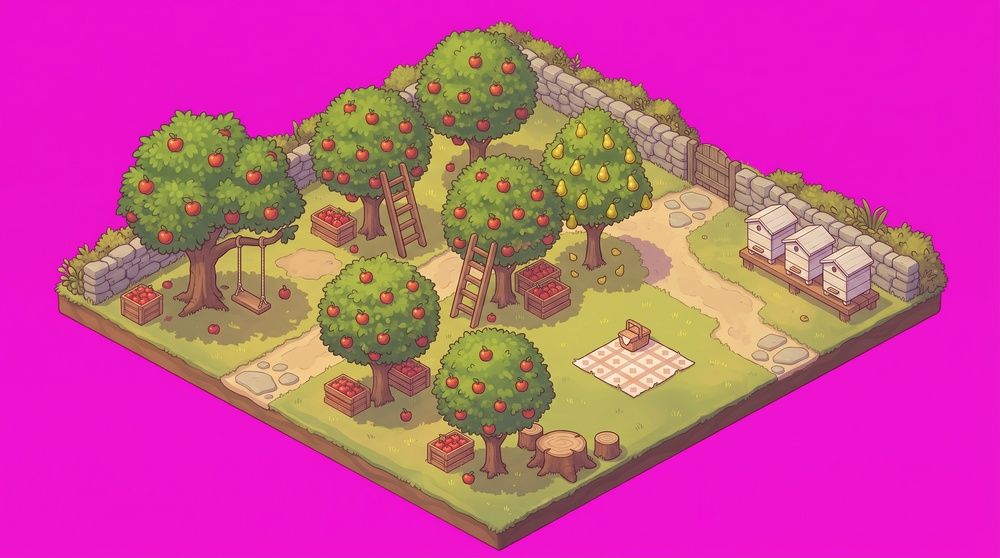
#> input picture Gemini_Generated_Image_iqhzf3iqhzf3iqhz.jpeg, 1000 x 558 px, shrunk from 2752 x 1536 before the run
$ python decliff.py ../Gemini_Generated_Image_iqhzf3iqhzf3iqhz.jpeg ../5867193b-b2b1-4a1e-a26a-95fc4178c42d.jpeg 5
#> lines starting #> are read from the running program, lines starting #| are printed output that depends on the picture; after the words box and inside, x2 and y2 are one past the last pixel; in counts of white or black regions, pixels touching at a corner belong together
"""Take the soil edge off the bottom of a plot picture, so the plot sits flat on
the world's ground instead of floating like a block.

Usage:
    python tools/decliff.py <in.webp> <out.webp> <edge_px>

edge_px is how tall the soil edge is in the picture (measure it once: it is the
same all along the front of a plot). In every column, the bottom edge_px pixels
of the picture (its lowest run, the plot's front) are made see-through, unless
they are leaves (a tree hanging over the edge), and the new edge fades out over
a few pixels. Higher runs are left alone: a gap between leaves is not an edge.
"""
import sys

import numpy as np
from PIL import Image

src, out, edge = sys.argv[1], sys.argv[2], int(sys.argv[3])
FADE = 6
im = Image.open(src).convert('RGBA')
px = np.asarray(im).astype(float)
alpha = px[..., 3].copy()
#> alpha: shape (558, 1000) float64; every value is 255
hsv = np.asarray(im.convert('RGB').convert('HSV')).astype(float)
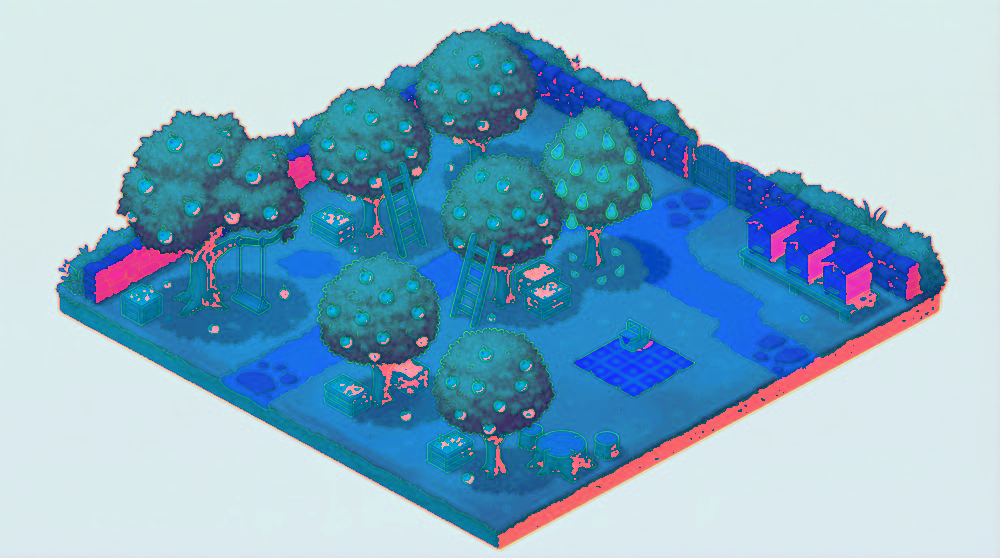
#> hsv: shape (558, 1000, 3) float64; mean R, G, B 136.4, 177.3, 201.4
hue, sat = hsv[..., 0] * 360 / 255, hsv[..., 1] / 255
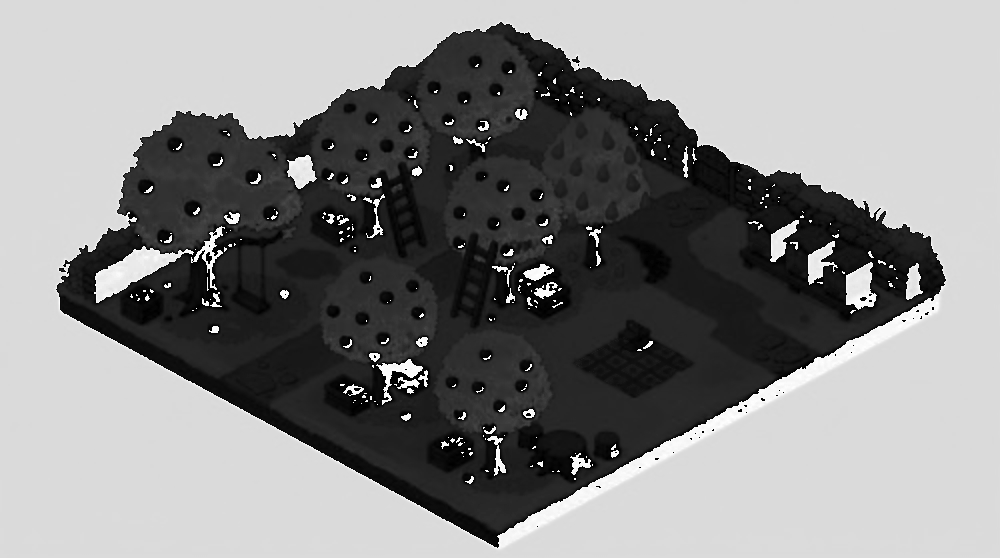
#> hue: shape (558, 1000) float64; min 0, max 358.6, mean 192.6; drawn with min black and max white
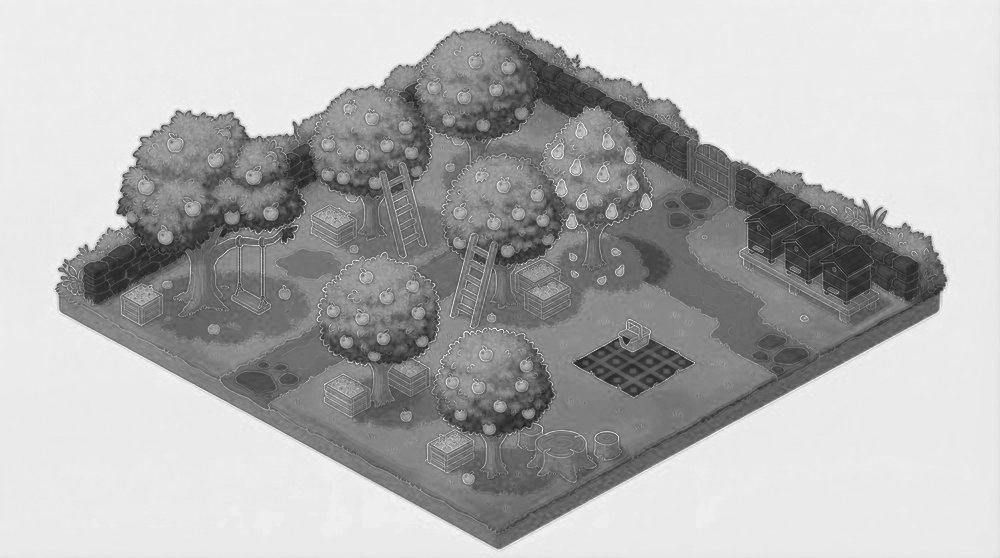
#> sat: shape (558, 1000) float64; min 0.0902, max 1, mean 0.695
leafy = (hue > 55) & (hue < 160) & (sat > 0.3)
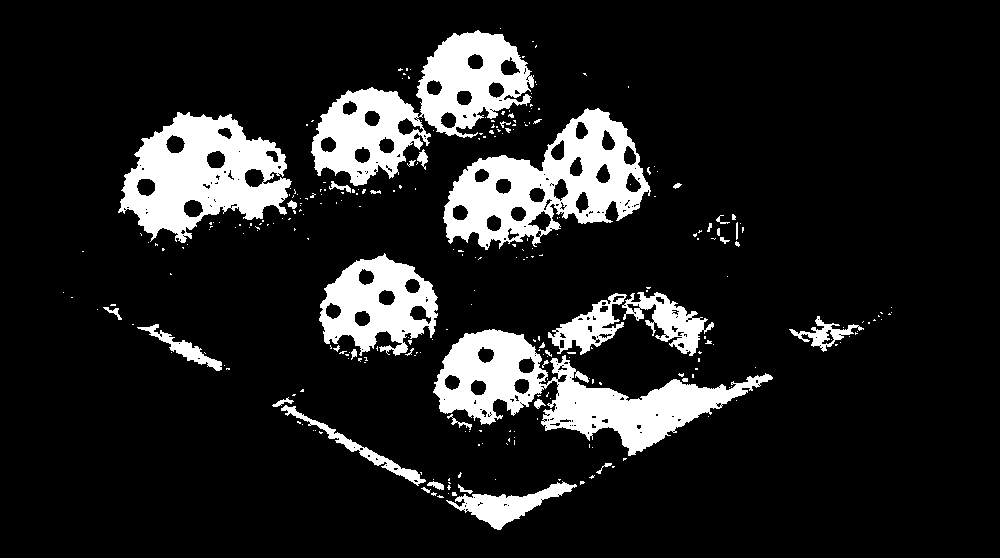
#> leafy: shape (558, 1000) bool; 13.1% white; 282 white regions (242 under 20 px), largest, box (x1, y1, x2, y2) and area: (433, 329, 773, 456) 14824, (311, 30, 534, 186) 13635, (443, 108, 651, 250) 13364
height, width = alpha.shape
#> height = 558; width = 1000
solid = alpha > 30
#> solid: shape (558, 1000) bool; every value is 1
for x in range(width):
    ys = np.nonzero(solid[:, x])[0]
    if not len(ys):
        continue
    y = ys[-1]
    top = max(0, y - edge + 1)
    if leafy[max(top, y - 12):y + 1, x].mean() < 0.5:
        alpha[top:y + 1, x] = 0
        for k in range(1, FADE + 1):  # a soft new edge
            if top - k >= 0:
                alpha[top - k, x] *= k / (FADE + 1)
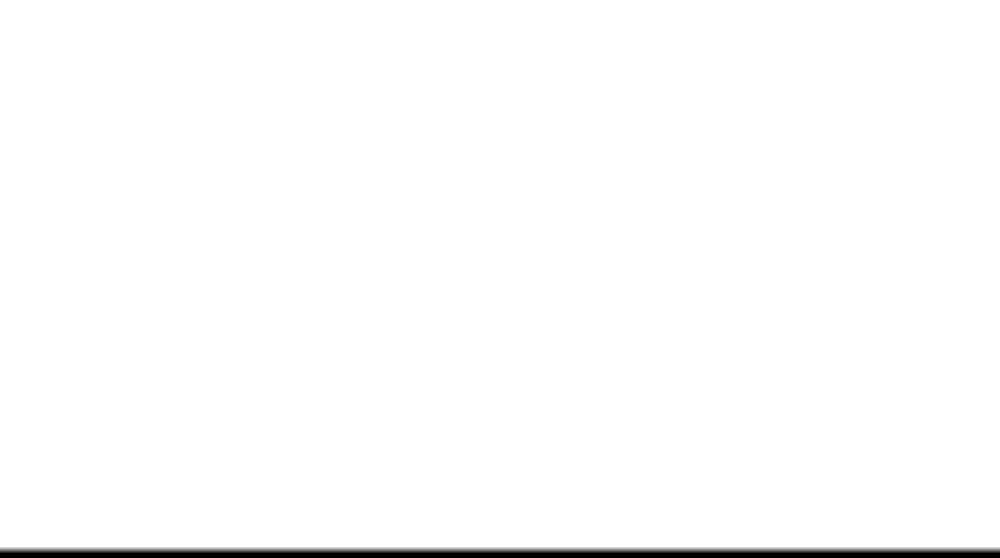
#> alpha: shape (558, 1000) float64; min 0, max 255, mean 251.3
px[..., 3] = alpha
Image.fromarray(px.astype(np.uint8), 'RGBA').save(out, quality=88, alpha_quality=95, method=6)
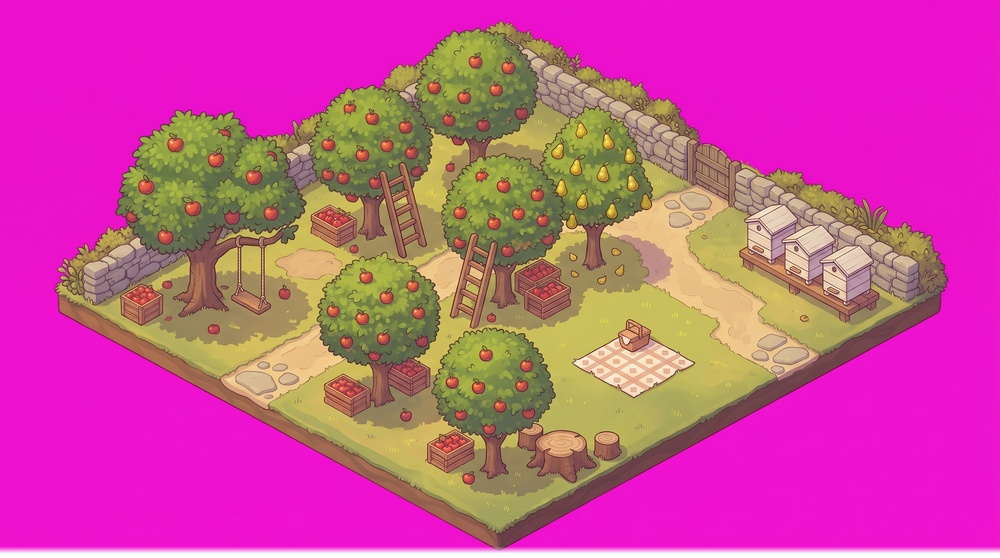
#> saved as 5867193b-b2b1-4a1e-a26a-95fc4178c42d.jpeg: PIL image 1000x558 RGBA; mean R, G, B, A 200.2, 76.3, 149.9, 251.3; transparent parts drawn white
print(out)

$ run again, on Gemini_Generated_Image_kzn4htkzn4htkzn4.jpeg
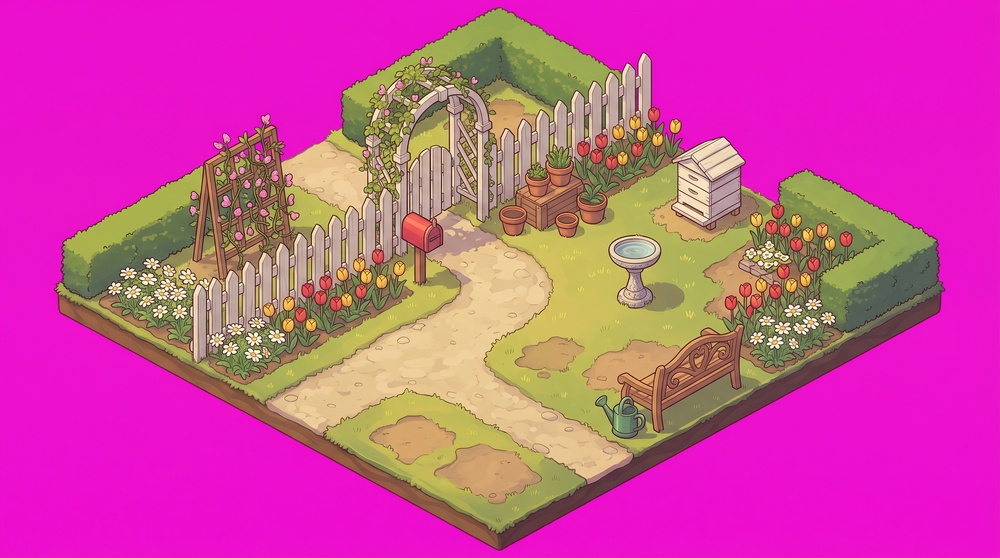
#> input picture Gemini_Generated_Image_kzn4htkzn4htkzn4.jpeg, 1000 x 558 px, shrunk from 2752 x 1536 before the run
#> `leafy = (hue > 55) & (hue < 160) & (sat > 0.3)`:
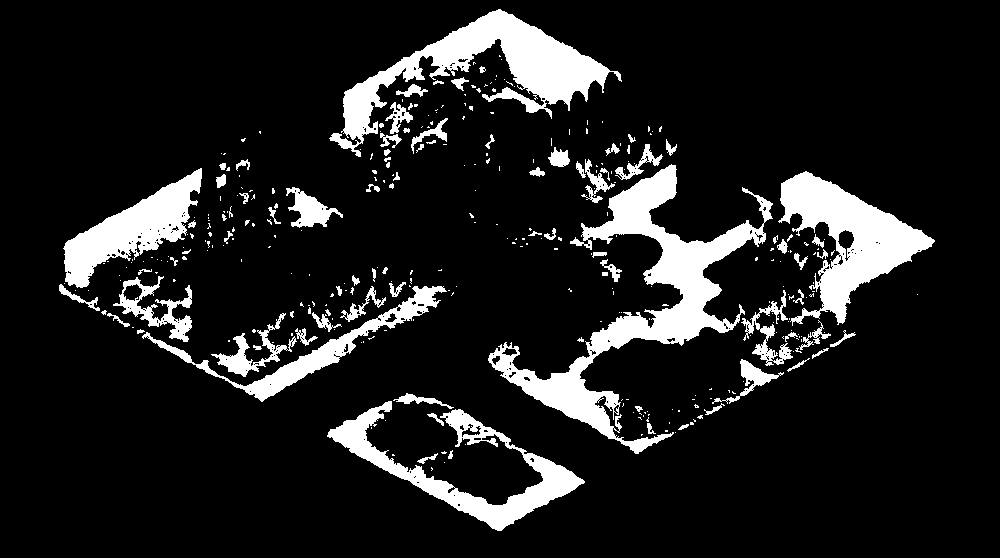
#> leafy: shape (558, 1000) bool; 12.2% white; 341 white regions (253 under 20 px), largest, box (x1, y1, x2, y2) and area: (488, 164, 773, 454) 16276, (329, 9, 622, 157) 11427, (778, 171, 935, 326) 9428
#> solid: shape (558, 1000) bool; every value is 1
#> `Image.fromarray(px.astype(np.uint8), 'RGBA').save(out, quality=88, alp..`:
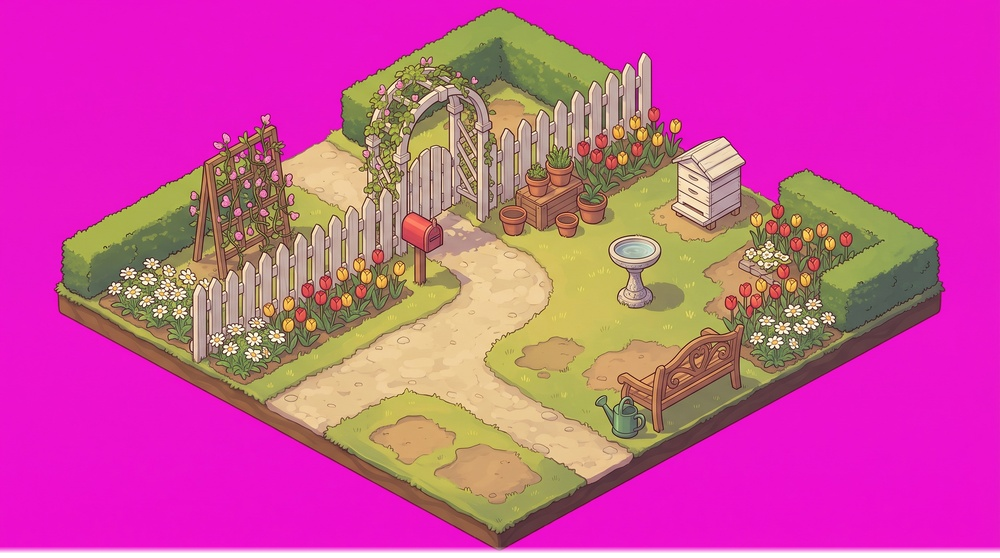
#> saved as Gemini_Generated_Image_kzn4htkzn4htkzn4.jpeg: PIL image 1000x558 RGBA; mean R, G, B, A 202.8, 77.3, 154.3, 251.3; transparent parts drawn white

$ run again, on Gemini_Generated_Image_og0f7zog0f7zog0f.jpeg
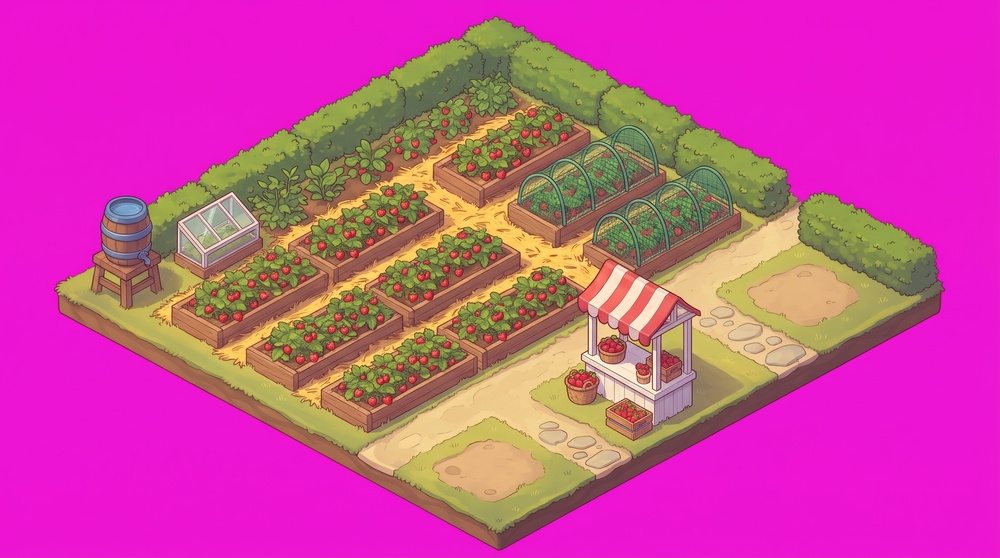
#> input picture Gemini_Generated_Image_og0f7zog0f7zog0f.jpeg, 1000 x 558 px, shrunk from 2752 x 1536 before the run
#> `leafy = (hue > 55) & (hue < 160) & (sat > 0.3)`:
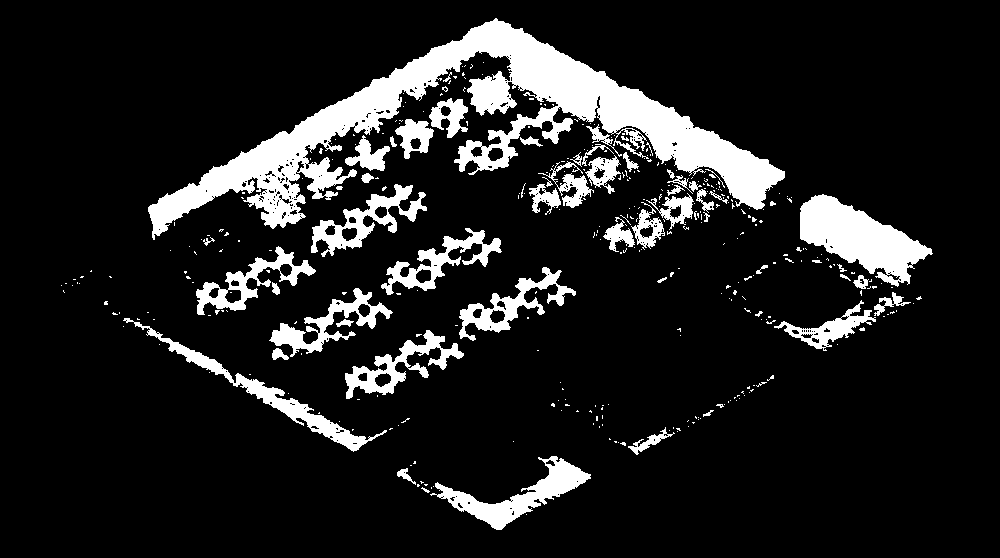
#> leafy: shape (558, 1000) bool; 12.5% white; 369 white regions (312 under 20 px), largest, box (x1, y1, x2, y2) and area: (148, 18, 785, 240) 32229, (800, 194, 933, 287) 5981, (430, 456, 591, 530) 3329
#> solid: shape (558, 1000) bool; every value is 1
#> `Image.fromarray(px.astype(np.uint8), 'RGBA').save(out, quality=88, alp..`:
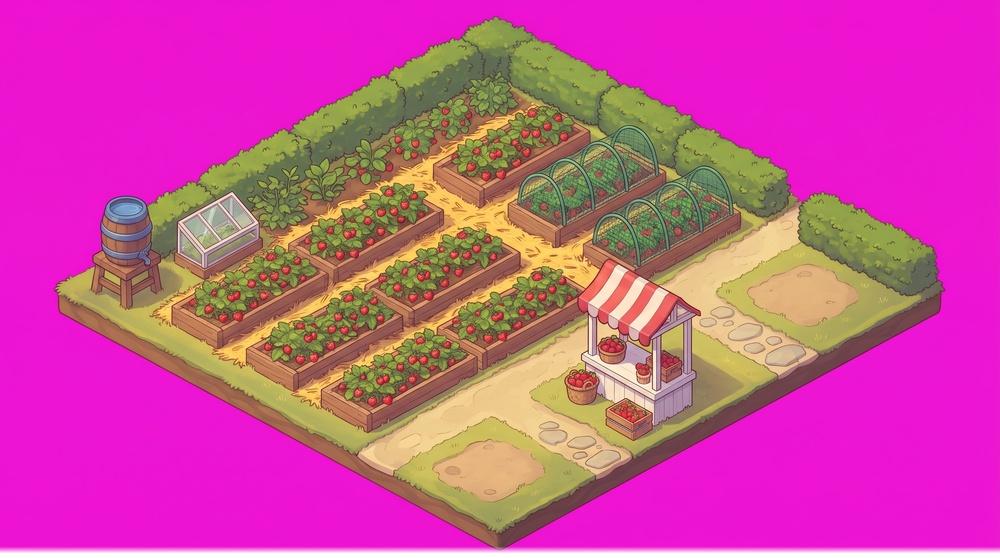
#> saved as Gemini_Generated_Image_og0f7zog0f7zog0f.jpeg: PIL image 1000x558 RGBA; mean R, G, B, A 201.7, 74.5, 153.4, 251.3; transparent parts drawn white
